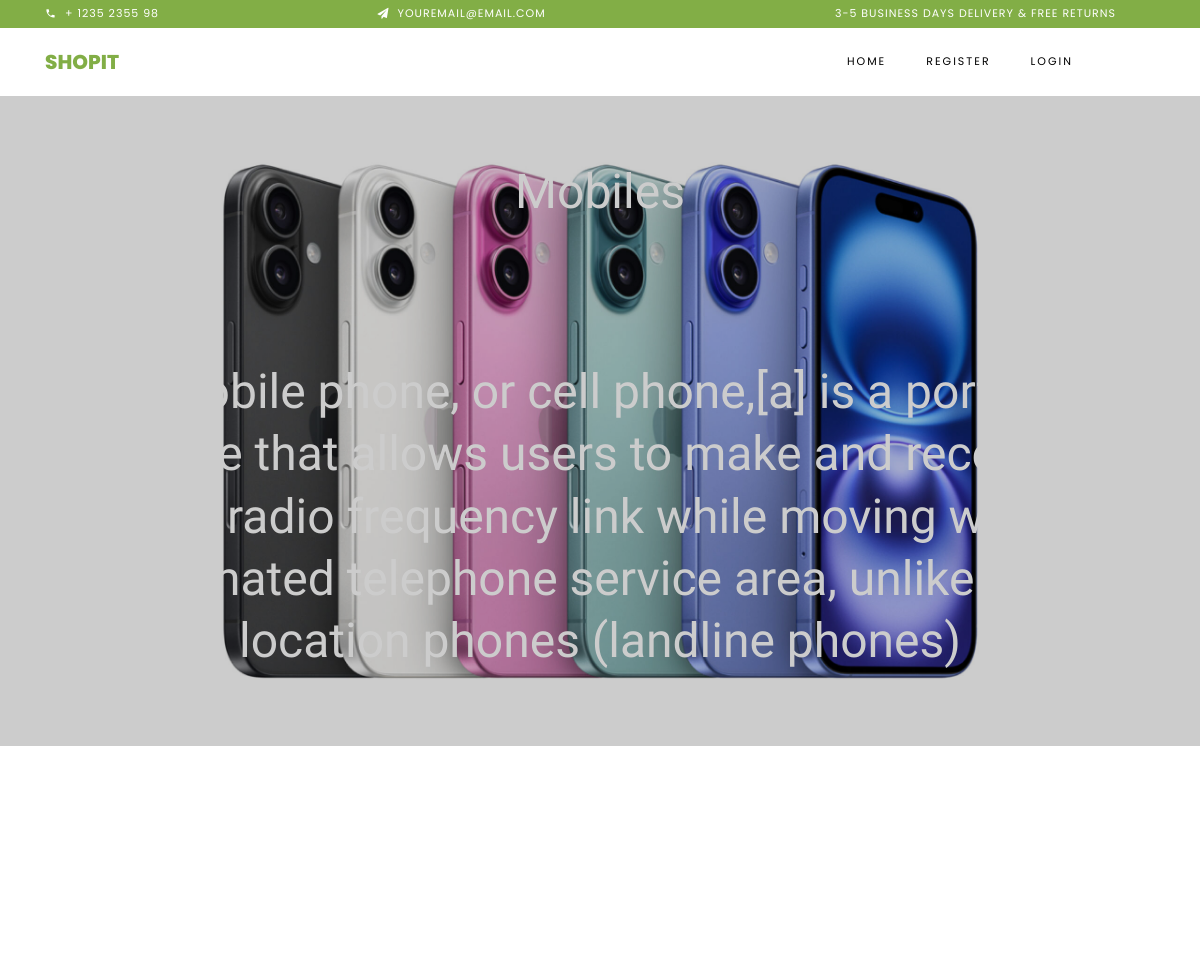
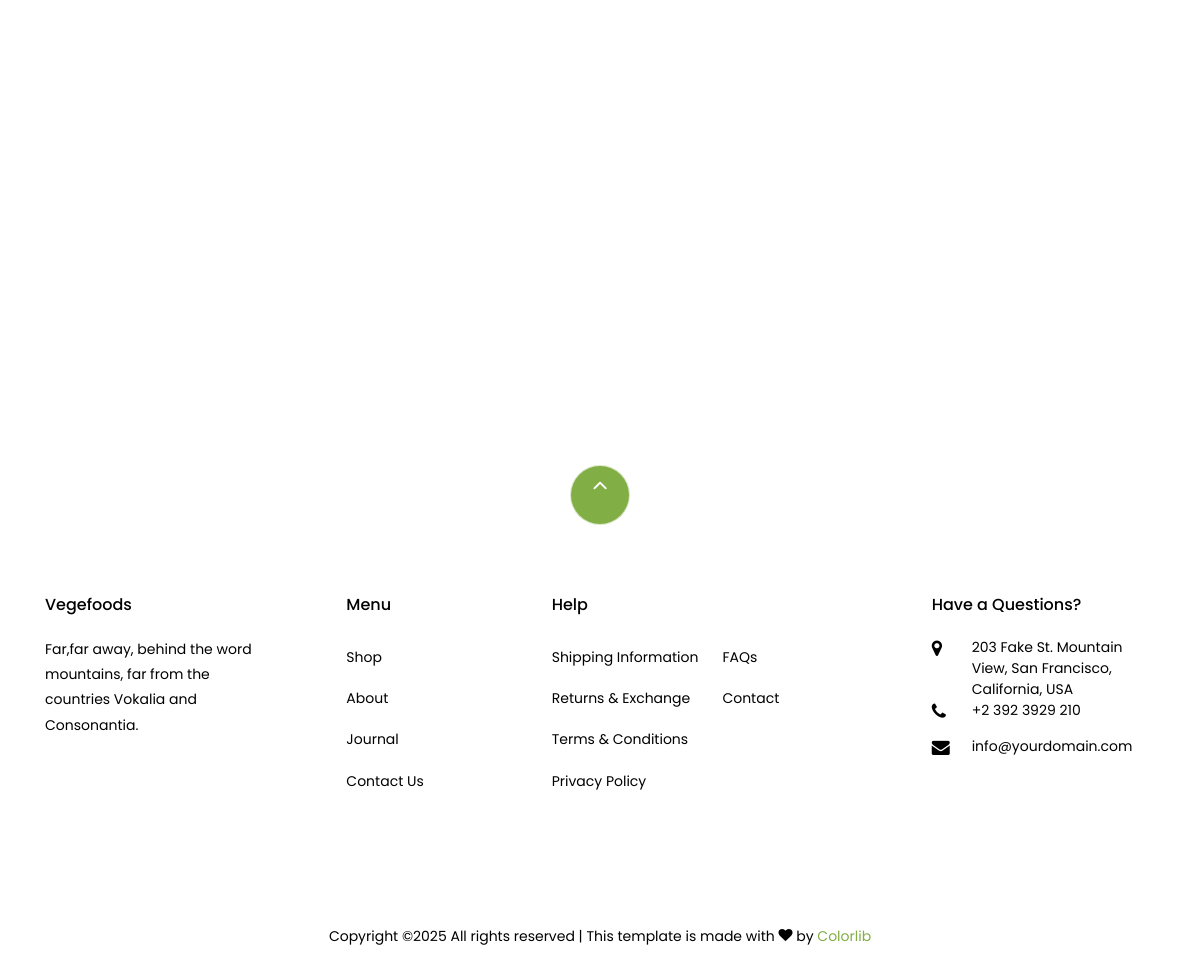
Page /productview/2 on the committed database (2 pictures, top to bottom).
### shop/models.py (models this page shows, shortened)
class Category(models.Model):
    name=models.CharField(max_length=20)
    desc=models.TextField()
    image=models.ImageField(upload_to='media/image',blank=True,null=True)

### shop/views.py (the view)
# urls.py: path('productview/<int:pk>',views.Productview.as_view(),name="product"),
class Productview(DetailView):
    model=Category
    template_name="product.html"
    context_object_name="cat"

### cart/context_processors.py (called while the page is built)
def count_items(request):
    u=request.user
    count = 0
    if request.user.is_authenticated: #checks whether the user is authenticated
        c=Cart.objects.filter(user=u) #to filter cart records to a particular user
        for i in c:
            count+=i.quantity
    return {'count':count}

### shop/context_processors.py (called while the page is built)
def links(request):
    c=Category.objects.all()
    return {'links':c}

### templates/product.html (shortened to what this page needs)
{% extends 'base.html' %}
		{% block background %}
      <section id="home-section" class="hero">
		  <div class="home-slider owl-carousel">
	      <div class="slider-item" style="background-image: url({{cat.image.url}});">
	      	<div class="overlay"></div>
	        <div class="container">
	          <div class="row slider-text justify-content-center align-items-center" data-scrollax-parent="true">
				  <h1 class="text-center">{{cat.name}}</h1>
				   <h1 class="text-center">{{cat.desc}}</h1>
	          </div>
	        </div>
	      </div>
	    </div>
    </section>
        {% endblock %}
{% block content %}
  <section class="ftco-section">
	  <div class="container">
				<div class="row justify-content-center mb-3 pb-3">
        </div>
    	</div>
    	<div class="container">
    		<div class="row">
			</div>
		</div>
  </section>
{% endblock %}

### templates/base.html (style rules this page uses)
.owl-carousel.home-slider .slider-item .slider-text h1 { font-size: 4vw!important; color: #fff; line-height: 1.3; font-weight: 400; font-family: "Amatic SC", cursive; }

### rows in the picture
Category: image (picture), name "Mobiles", desc "A mobile phone, or cell phone,[a] is a portable telephone that allows users to make and receive calls over a radio frequency link while moving within a designated telephone service area, unlike fixed-location phones (landline phones)"
